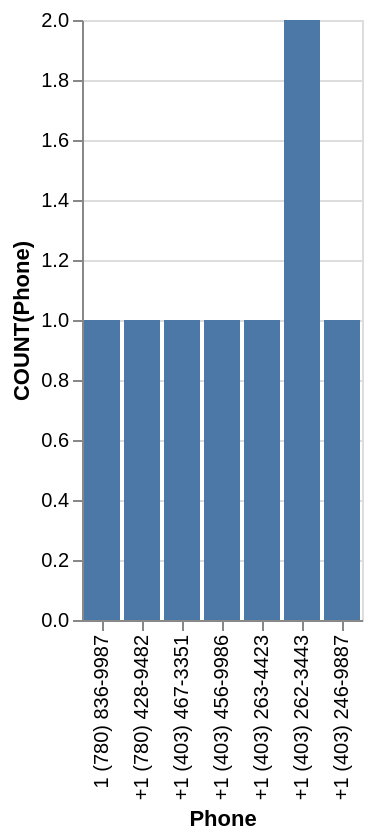

Describe this chart as a Vega-Lite specification.
### Vega-Lite specification from a JSON file in a GitHub repository (floating-point values rounded to 4 significant figures)
{"data": {"values": [{"x_data": "1 (780) 836-9987", "y_data": 1}, {"x_data": "+1 (780) 428-9482", "y_data": 1}, {"x_data": "+1 (403) 467-3351", "y_data": 1}, {"x_data": "+1 (403) 456-9986", "y_data": 1}, {"x_data": "+1 (403) 263-4423", "y_data": 1}, {"x_data": "+1 (403) 262-3443", "y_data": 2}, {"x_data": "+1 (403) 246-9887", "y_data": 1}]}, "mark": "bar", "encoding": {"x": {"field": "x_data", "type": "nominal", "title": "Phone", "sort": "descending"}, "y": {"field": "y_data", "type": "quantitative", "title": "COUNT(Phone)"}}}
